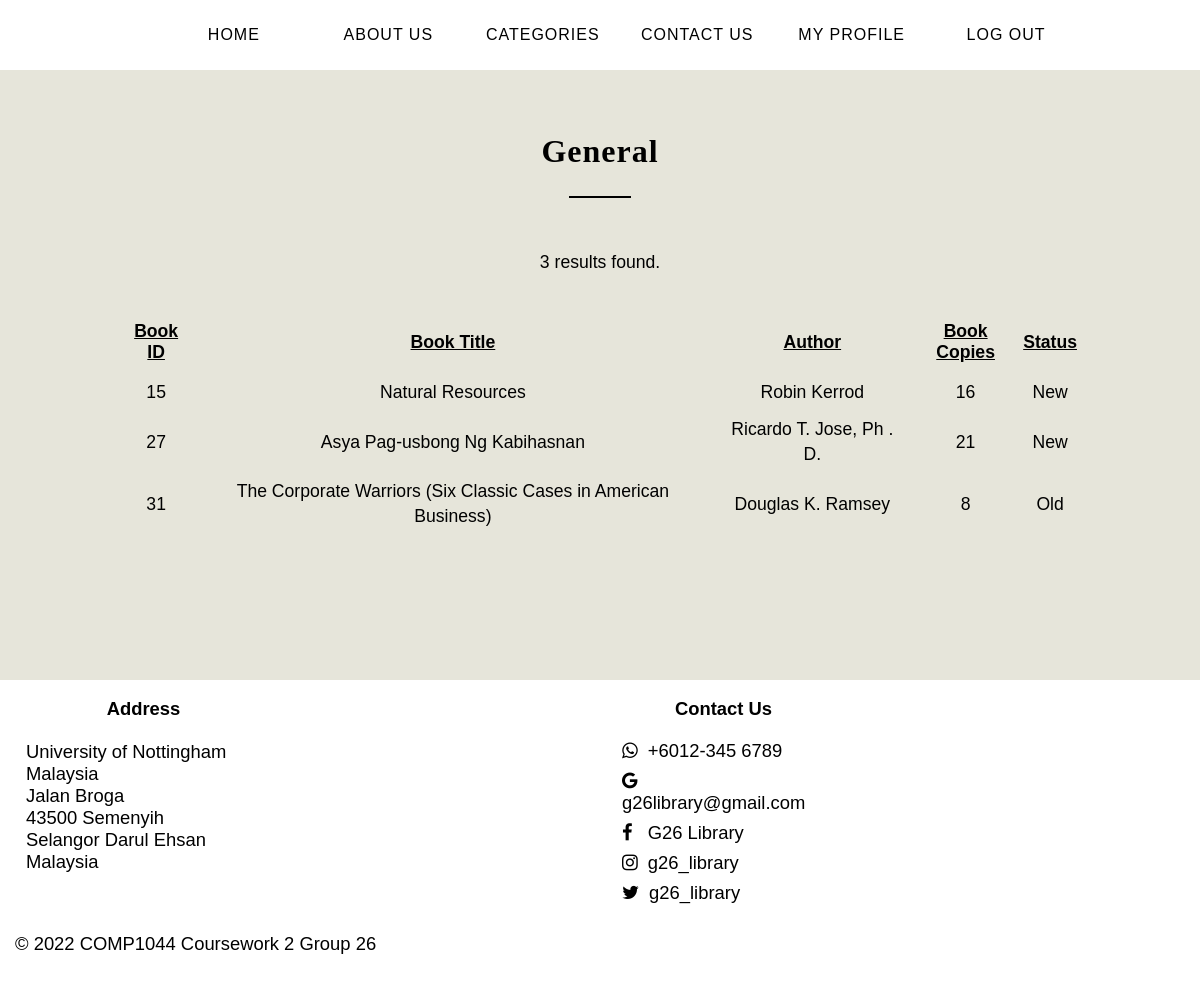
The page /gen.php on the database its author committed.
### tables this page shows
CREATE TABLE `book` (
  `book_id` int(8) NOT NULL,
  `book_title` varchar(80) NOT NULL,
  `category_id` int(8) NOT NULL,
  `author` varchar(80) NOT NULL,
  `book_copies` int(8) NOT NULL,
  `book_publisher` varchar(80) NOT NULL,
  `publisher_city` varchar(80) NOT NULL,
  `isbn` varchar(80) NOT NULL,
  `copyright_year` int(8) NOT NULL,
  `date_receive` date NOT NULL,
  `date_added` date NOT NULL,
  `status` varchar(80) NOT NULL
);

### gen.php (the view, shortened to what this page needs)
<!DOCTYPE html>
<html lang="en">
<head>
	<link rel="stylesheet" href="template.css">
	<link rel="stylesheet" href="form-template.css">
	<link rel="stylesheet" href="https://cdnjs.cloudflare.com/ajax/libs/font-awesome/4.7.0/css/font-awesome.min.css">
</head>
<body>
	<nav>
		<ul>
			<li><a href="home.html">Home</a></li>
			<li><a href="aboutus.html">About Us</a></li>
			<li><a href="categories.html">Categories</a></li>
			<li><a href="#contact-link">Contact Us</a></li>
			<li><a href="profile.php">My Profile</a></li>
			<li><a href="login.html">Log Out</a></li>
		</ul>
	</nav>
	<br><br>
	<h2 class="page-title-heading">General</h2>
	<hr class="page-heading-horizontal-line">
	<br><br>
	<?php
	$conn = new mysqli("localhost","root","","library");
	$sql = "SELECT * from `book` WHERE book.category_id = 8";
	$result = $conn->query($sql);
	if($result->num_rows > 0) {
		if($result->num_rows == 1) {
			echo "<div class='search-result' style='text-align: center'>";
			echo "1 result found.";
			echo "</div><br><br>";
		} else {
			echo "<div class='search-result' style='text-align: center'>";
			echo $result->num_rows." results found.";
			echo "</div><br><br>";
		}
		echo "<table id='bookTable'><tr><th>Book ID</th><th>Book Title</th><th>Author</th><th>Book Copies</th><th>Status</th></tr>";
		while($row = $result->fetch_assoc()) {
			echo "<tr><td>".$row["book_id"]."</td><td>".$row["book_title"]."</td><td>".$row["author"]."</td><td>".$row["book_copies"]."</td><td>".$row["status"]."</td></tr>";
		}
		echo "</table>";
	} else {
		echo "<div class='search-result' style='text-align: center'>";
		echo "No book in current category.";
		echo "</div>";
	}
	?>
	<br><br><br><br>
	<br><br><br><br>
	<footer id="contact-link">
	<table class="footerTable">
		<tr>
			<th>Address</th>
			<th>Contact Us</th>
		</tr>
		<tr>
			<td>University of Nottingham Malaysia<br>Jalan Broga<br>43500 Semenyih<br>Selangor Darul Ehsan<br>Malaysia<br><br></td>
			<td><i class="fa fa-whatsapp"></i>+6012-345 6789<br><i class="fa fa-google"></i>g26library@gmail.com<br><i class="fa fa-facebook"></i> G26 Library<br><i class="fa fa-instagram"></i>g26_library<br><i class="fa fa-twitter"></i>g26_library</td>
		</tr>
	</table>
	<p>&copy; 2022 COMP1044 Coursework 2 Group 26</p>
	</footer>
</body>
</html>

### template.css (style rules this page uses)
html { height: 100%; font-family: "Candara", sans-serif; }
body { background-color: #e6e5da; height: 100%; margin: 0; user-select: none; }
nav { background-color: white; overflow: hidden; height: 70px; margin: 0; }
nav ul { text-align: center; }
nav ul li { display: inline-block; list-style-type: none; }
nav a { float: left; text-align: center; padding: 10px 15px; width: 120px; color: black; letter-spacing: 1px; text-decoration: none; text-transform: uppercase; }
footer { background-color: white; overflow: hidden; padding: 7px 15px; font-size: 115%; color: black; }
footer .footerTable { border-spacing: 10px; }
footer .footerTable th,td { padding-right: 350px; }
footer .footerTable i { padding: 10px 10px 0px 0px; }

### form-template.css (style rules this page uses)
.page-title-heading { text-align: center; font-family: "Book Antiqua", serif; font-size: 200%; letter-spacing: 1px; }
.page-heading-horizontal-line { text-align: center; width: 5%; border: 0.8px solid black; background: black; }

### gen.php (style rules this page uses)
.search-result { width: 35%; margin: auto; font-size: 110%; line-height: 40px; }
#bookTable { width: 80%; margin: auto; padding: 0px; font-size: 110%; }
#bookTable th { padding-bottom: 10px; text-decoration: underline; }
#bookTable td { padding: 5px; line-height: 25px; text-align: center; }

### rows shown on the page
book: book_id "15", book_title "Natural Resources", author "Robin Kerrod", book_copies "16", status "New"
book: book_id "27", book_title "Asya Pag-usbong Ng Kabihasnan", author "Ricardo T. Jose, Ph . D.", book_copies "21", status "New"
book: book_id "31", book_title "The Corporate Warriors (Six Classic Cases in American Business)", author "Douglas K. Ramsey", book_copies "8", status "Old"

### other values the page prints
$result->num_rows "3"
